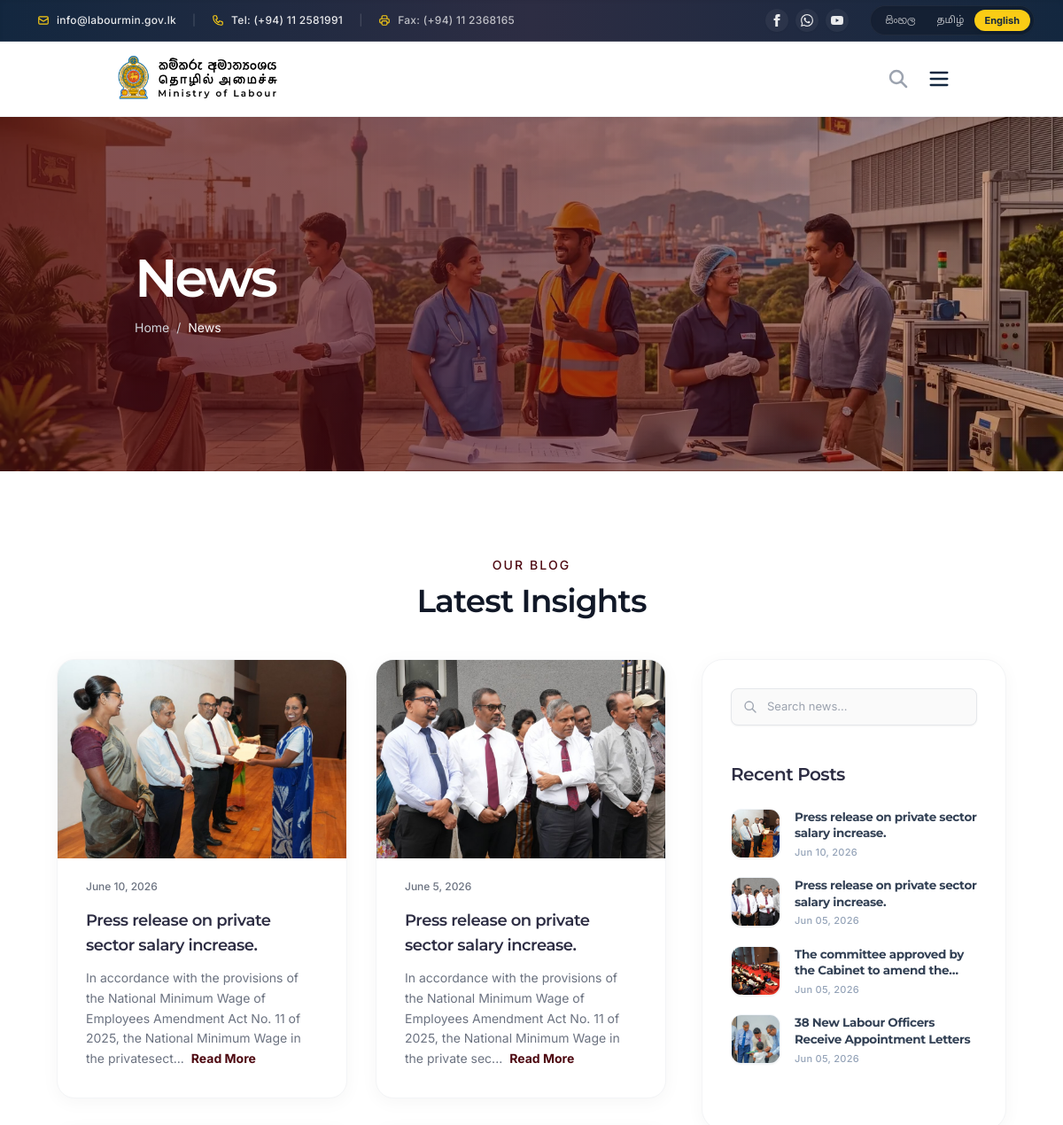
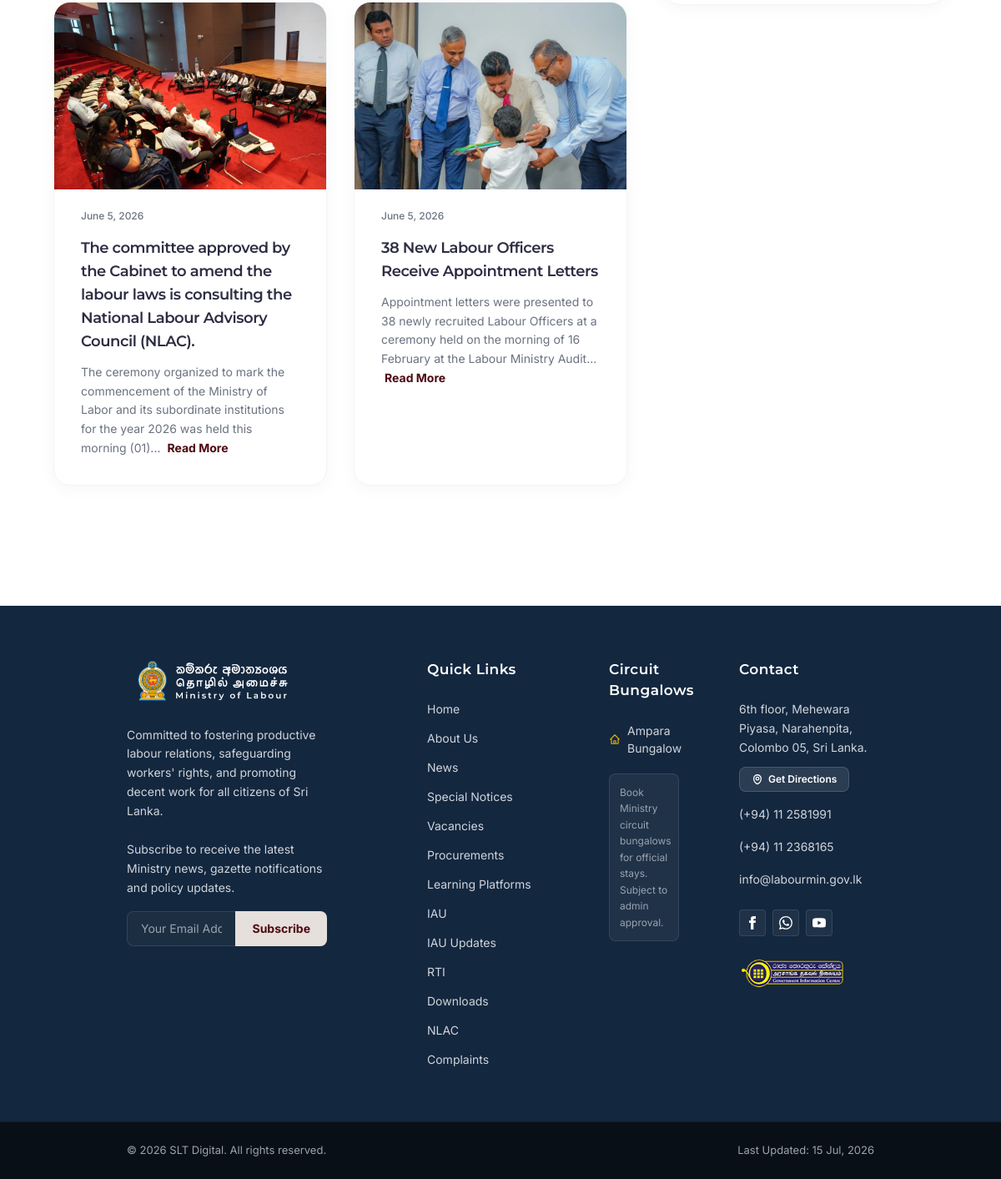
Page /news on the committed database (2 pictures, top to bottom).
### tables this page shows
CREATE TABLE `news` (
  `id` int(11) NOT NULL AUTO_INCREMENT,
  `title` varchar(255) NOT NULL,
  `title_si` varchar(255) DEFAULT NULL,
  `title_ta` varchar(255) DEFAULT NULL,
  `publish_date` date DEFAULT NULL,
  `content` longtext NOT NULL,
  `content_si` longtext DEFAULT NULL,
  `content_ta` longtext DEFAULT NULL,
  `cover_image` varchar(255) DEFAULT NULL,
  `tags` varchar(255) DEFAULT NULL,
  `language` varchar(20) NOT NULL DEFAULT 'english',
  `visibility` enum('public','private','hidden') NOT NULL DEFAULT 'public',
  `is_featured` tinyint(1) NOT NULL DEFAULT 0,
  `is_special_notice` tinyint(1) NOT NULL DEFAULT 0,
  `status` enum('Draft','Pending Approval','Published') NOT NULL DEFAULT 'Draft',
  `author_id` int(11) DEFAULT NULL,
  `created_at` timestamp NULL DEFAULT current_timestamp(),
  `updated_at` timestamp NULL DEFAULT current_timestamp() ON UPDATE current_timestamp(),
  PRIMARY KEY (`id`),
  KEY `author_id` (`author_id`),
  CONSTRAINT `news_ibfk_1` FOREIGN KEY (`author_id`) REFERENCES `admins` (`id`) ON DELETE SET NULL
);

### news.php (the view, shortened to what this page needs)
<?php
require_once 'admin/includes/db.php';
$allArticlesRaw = $pdo->query("SELECT * FROM news WHERE status = 'Published' ORDER BY created_at DESC")->fetchAll();
$allArticles = [];
foreach ($allArticlesRaw as $article) {
    $allArticles[] = $article;
}
$recentPosts = array_slice($allArticles, 0, 10);
include 'includes/header.php';
include 'includes/sub-hero.php';
?>
<section class="py-16 md:py-24 px-4 md:px-16 bg-white">
    <div class="container mx-auto max-w-[1400px]">
        <div class="text-center mb-12">
            <p class="text-secondary text-sm font-medium tracking-[0.15em] mb-3 font-inter uppercase">Our Blog</p>
            <h2 class="text-2xl sm:text-3xl md:text-[36px] font-semibold font-montserrat text-gray-900">Latest Insights</h2>
        </div>
        <div class="flex flex-col lg:flex-row gap-8 lg:gap-10">
            <div class="w-full lg:w-2/3">
                <div class="grid grid-cols-1 md:grid-cols-2 gap-6 lg:gap-8 mb-12" id="articles-grid">
                    <?php if (empty($allArticles)): ?>
                        <div class="col-span-2 text-gray-500 py-4">No news found.</div>
                    <?php else: ?>
                        <?php foreach ($allArticles as $article): ?>
                        <div class="article-card bg-white rounded-[20px] overflow-hidden shadow-[0_4px_20px_rgb(0,0,0,0.04)] border border-gray-100 hover:shadow-lg transition-shadow duration-300 flex flex-col">
                            <div class="h-56 overflow-hidden bg-gray-100 flex items-center justify-center">
                                <?php if (!empty($article['cover_image']) && file_exists('admin/' . $article['cover_image'])): ?>
                                    <img loading="lazy" src="admin/<?= htmlspecialchars($article['cover_image']) ?>" alt="<?= htmlspecialchars($article['title']) ?>" class="w-full h-full object-cover hover:scale-105 transition-transform duration-500">
                                <?php endif; ?>
                            </div>
                            <div class="p-8 pt-6 pb-8 flex flex-col flex-grow">
                                <div class="flex justify-between items-center mb-4 text-xs text-gray-500 font-inter font-medium">
                                    <span><?= date('F j, Y', strtotime($article['created_at'])) ?></span>
                                </div>
                                <h3 class="text-[17px] md:text-lg font-semibold text-[#2D2D43] font-montserrat mb-3 leading-snug hover:text-secondary transition-colors notranslate">
                                    <a href="news/<?= $article['id'] ?><?= $current_lang !== 'en' ? '?lang=' . $current_lang : '' ?>" class="hover:text-secondary transition-colors"><?= htmlspecialchars($article['title']) ?></a>
                                </h3>
                                <div class="text-gray-500 text-[14px] font-inter leading-relaxed flex-grow">
                                    <span class="notranslate"><?= htmlspecialchars(mb_substr(strip_tags($article['content']), 0, 150)) ?>...</span>
                                    <a href="news/<?= $article['id'] ?><?= $current_lang !== 'en' ? '?lang=' . $current_lang : '' ?>" class="text-secondary font-bold hover:text-[#320000] transition-colors ml-1">Read More</a>
                                </div>
                            </div>
                        </div>
                        <?php endforeach; ?>
                    <?php endif; ?>
                </div>
            </div>
            <div class="w-full lg:w-1/3">
                <div
                    class="border border-gray-100 rounded-3xl p-8 sticky top-32 bg-white shadow-[0_4px_20px_rgb(0,0,0,0.04)]">
                    <div class="mb-10">
                        <div class="relative">
                            <div class="absolute inset-y-0 left-0 pl-3.5 flex items-center pointer-events-none">
                            </div>
                            <input type="text" id="searchInput" class="bg-[#FAFAFA] border border-[#E5E7EB] text-gray-900 text-[13px] rounded-lg focus:ring-secondary focus:border-secondary block w-full pl-10 py-2.5 font-inter transition-colors outline-none shadow-sm placeholder-gray-400" placeholder="Search news...">
                        </div>
                    </div>
                    <div class="mb-10">
                        <h3 class="text-[20px] font-semibold font-montserrat text-[#2D2D43] mb-6">Recent Posts</h3>
                        <ul class="space-y-5">
                            <?php foreach ($recentPosts as $post): ?>
                            <li>
                                <a href="news/<?= $post['id'] ?><?= $current_lang !== 'en' ? '?lang=' . $current_lang : '' ?>" class="flex items-start gap-4 group">
                                    <div class="w-14 h-14 rounded-xl border border-slate-100 bg-slate-50 overflow-hidden shrink-0 shadow-sm relative group-hover:shadow-md transition-all duration-300">
                                        <?php if (!empty($post['cover_image']) && file_exists('admin/' . $post['cover_image'])): ?>
                                            <img loading="lazy" src="<?= $base_url ?>admin/<?= htmlspecialchars($post['cover_image']) ?>" alt="<?= htmlspecialchars($post['title']) ?>" class="w-full h-full object-cover group-hover:scale-105 transition-transform duration-300">
                                        <?php endif; ?>
                                    </div>
                                    <div class="flex-1 min-w-0">
                                        <h4 class="text-[13.5px] font-bold text-slate-700 group-hover:text-secondary transition-colors line-clamp-2 leading-snug notranslate" title="<?= htmlspecialchars($post['title']) ?>">
                                            <?= htmlspecialchars($post['title']) ?>
                                        </h4>
                                        <span class="text-[11px] text-slate-400 font-inter font-medium tracking-wide mt-1 block"><?= date('M d, Y', strtotime($post['created_at'])) ?></span>
                                    </div>
                                </a>
                            </li>
                            <?php endforeach; ?>
                        </ul>
                    </div>
                </div>
            </div>
        </div>
    </div>
</section>
<?php include 'includes/footer.php'; ?>

### includes/header.php (style rules this page uses)
html, body { overflow-x: clip !important; }
body { top: 0px !important; position: relative !important; }

### rows in the picture
news: cover_image (picture), created_at "June 10, 2026", title "Press release on private sector salary increase.", content "In accordance with the provisions of the National Minimum Wage of Employees Amendment Act No. 11 of 2025, the National Minimum Wage in the privatesect", created_at "Jun 10, 2026"
news: cover_image (picture), created_at "June 5, 2026", title "Press release on private sector salary increase.", content "In accordance with the provisions of the National Minimum Wage of Employees Amendment Act No. 11 of 2025, the National Minimum Wage in the private sec", created_at "Jun 05, 2026"
news: cover_image (picture), created_at "June 5, 2026", title "The committee approved by the Cabinet to amend the labour laws is consulting the National Labour Advisory Council (NLAC).", content "The ceremony organized to mark the commencement of the Ministry of Labor and its subordinate institutions for the year 2026 was held this morning (01)", title "The committee approved by the Cabinet to amend…", created_at "Jun 05, 2026"
news: cover_image (picture), created_at "June 5, 2026", title "38 New Labour Officers Receive Appointment Letters", content "Appointment letters were presented to 38 newly recruited Labour Officers at a ceremony held on the morning of 16 February at the Labour Ministry Audit", created_at "Jun 05, 2026"

### other values in the picture
$page_title "News"
$last_updated_date "15 Jul, 2026"
